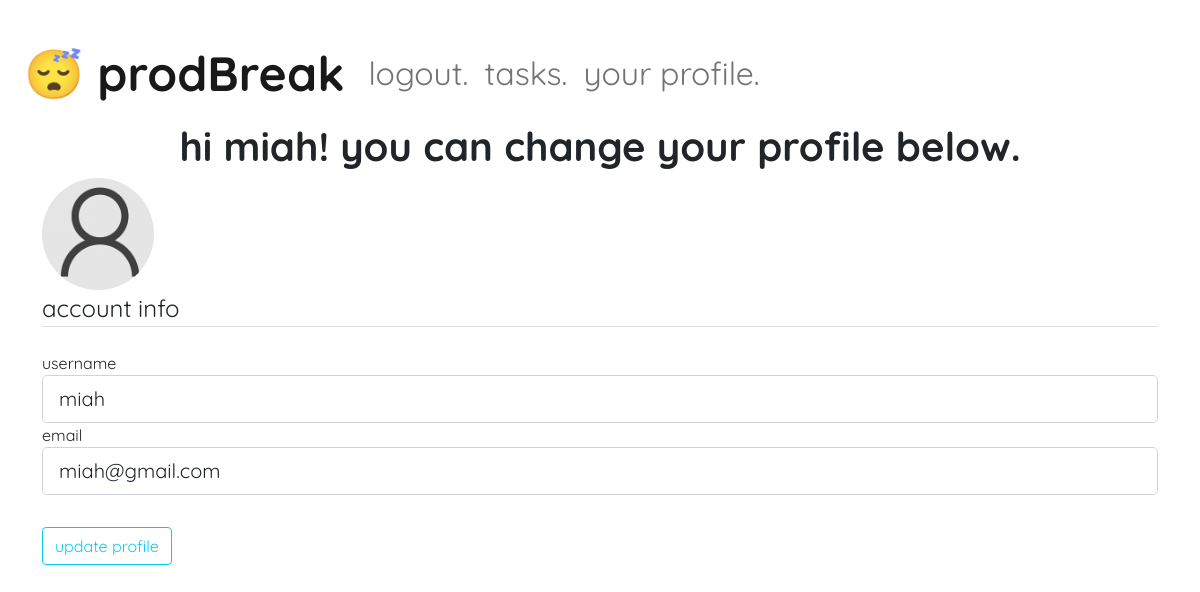
The app's page /profile (signed in), older data.
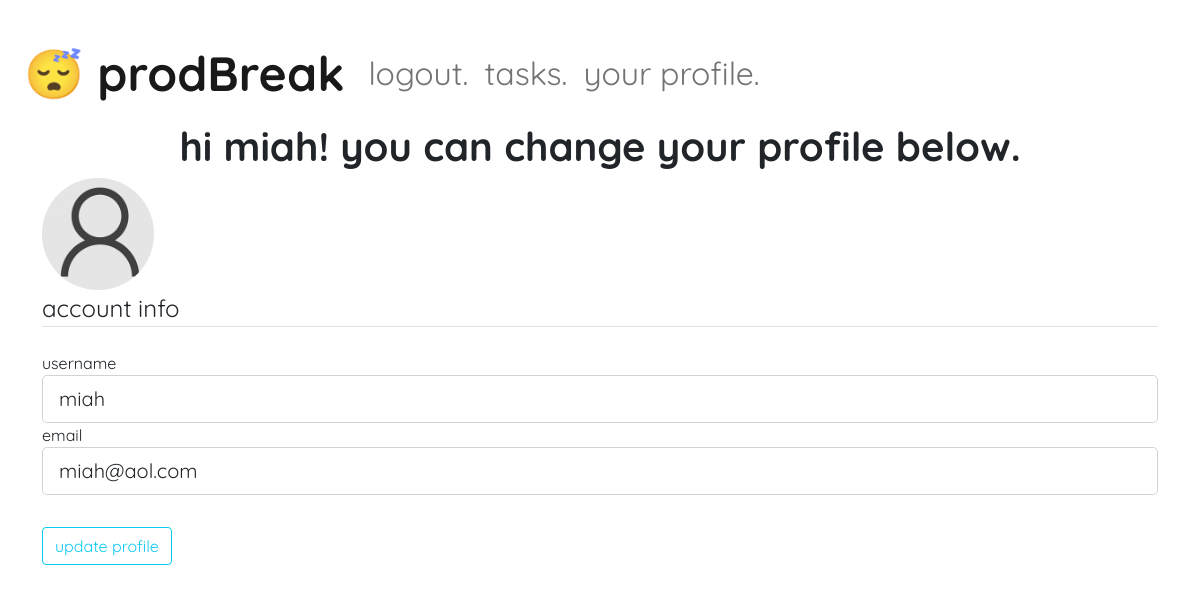
The same page, newer data.
### prod_break/models.py (models this page shows, shortened)
class User(db.Model, UserMixin):  # inherits from database model and session manager
    id = db.Column(db.Integer, primary_key=True)
    username = db.Column(db.String(20), unique=True, nullable=False)
    email = db.Column(db.String(120), unique=True, nullable=False)
    image_file = db.Column(db.String(20), nullable=False, default="default.jpg")
    password = db.Column(db.String(60), nullable=False)
    user_tasks = db.relationship("Task", backref="user", lazy=True)  # creates relationship between a user and their tasks

### prod_break/routes.py (the view)
@app.route("/profile", methods=["GET", "POST"])
def profile():
    form = UpdateProfileForm()
    if form.validate_on_submit():
        current_user.username = form.username.data
        current_user.email = form.email.data
        db.session.commit()
        flash('your account has been updated!', 'success')
        return redirect(url_for('profile'))
    elif request.method == 'GET':
        form.username.data = current_user.username
        form.email.data = current_user.email
    user_pfp = url_for('static', filename=f'profile_pics/{current_user.image_file}')
    return render_template("profile.html", user_pfp=user_pfp, form=form)

### prod_break/forms.py (shortened to what this page needs)
class UpdateProfileForm(FlaskForm):
    username = StringField('username', validators=[DataRequired(), Length(min=2, max=20)])
    email = StringField('email', validators=[DataRequired(), Email()])
    submit = SubmitField('update profile')

### prod_break/models.py (called while the page is built)
@login_manager.user_loader
def load_user(user_id):
    return User.query.get(int(user_id))

### prod_break/templates/profile.html (shortened to what this page needs)
{% extends "layout.html" %}
{% block content %}
    <h1>hi {{ current_user.username }}! you can change your profile below.</h1>
    <div class="media">
        <img class="rounded-circle account-img" src="{{ user_pfp }}"/>
    </div>
    <div>
        <form method="POST" action="">
            <fieldset class="form-group">
                <legend class="border-bottom mb-4">account info</legend>
                <div class="form-group">
                    {{ form.username.label(class="form-control-label") }}
                    {% if form.username.errors %}
                        {{ form.username(class="form-control form-control-lg is-invalid") }}
                        <div class="invalid-feedback">
                            {% for error in form.username.errors %}
                                <span>{{ error }}</span>
                            {% endfor %}
                        </div>
                    {% else %}
                        {{ form.username(class="form-control form-control-lg") }}
                    {% endif %}
                </div>
                <div class="form-group">
                    {{ form.email.label(class="form-control-label") }}
                    {% if form.email.errors %}
                        {{ form.email(class="form-control form-control-lg is-invalid") }}
                        <div class="invalid-feedback">
                            {% for error in form.email.errors %}
                                <span>{{ error }}</span>
                            {% endfor %}
                        </div>
                    {% else %}
                        {{ form.email(class="form-control form-control-lg") }}
                    {% endif %}
                </div>
            </fieldset>
            <div class="form-group submit-btn">
                {{ form.submit(class="btn btn-outline-info") }}
            </div>
        </form>
    </div>
{% endblock content %}

### prod_break/templates/layout.html (shortened to what this page needs)
<!DOCTYPE html>
<html>
    <head>
        <link href="https://cdn.jsdelivr.net/npm/bootstrap@5.0.0-beta1/dist/css/bootstrap.min.css" rel="stylesheet">
        <link rel="stylesheet" type="text/css" href="{{ url_for('static', filename='styles.css') }}">
    </head>
    <body>
            <nav class="navbar navbar-expand-md navbar-light">
                <a class="navbar-brand" href="/"> &#x1F634 prodBreak</a>
                <div class="collapse navbar-collapse" id="collapsibleNavbar">
                    <ul class="navbar-nav">
                        {% if current_user.is_authenticated %}
                            {% set class_name = '' %}
                            {% set disabled_bool = 'false' %}
                            <li class="nav-item">
                                <a class="nav-link" href="{{ url_for('logout') }}">logout.</a>
                            </li>
                        {% endif %}
                        <li class="nav-item">
                            <a class="nav-link {{ class_name }}" href="{{ url_for('task') }}" aria-disabled="{{ disabled_bool }}">tasks.</a>
                        </li>
                        <li class="nav-item">
                            <a class="nav-link {{ class_name }}" href="{{ url_for('profile') }}" aria-disabled="{{ disabled_bool }}">your profile.</a>
                        </li>
                    </ul>
                </div>
            </nav>
        <div class="container">
            {% block content %} {% endblock content %}
        </div>
    </body>
</html>

### prod_break/static/styles.css (style rules this page uses)
body { font-family: Quicksand; margin: 2%; background-color: white; }
h1 { font-weight: bold; text-align: center; }
li.nav-item { font-size: 2em; }
.account-img { width: 10%; height: 10%; }
a.navbar-brand { font-size: 3em; font-weight: bold; }
.submit-btn { margin-top: 4vh; }

Row changes from the older to the newer data that the page shows:
changed User "miah": email "miah@gmail.com" → "miah@aol.com"
